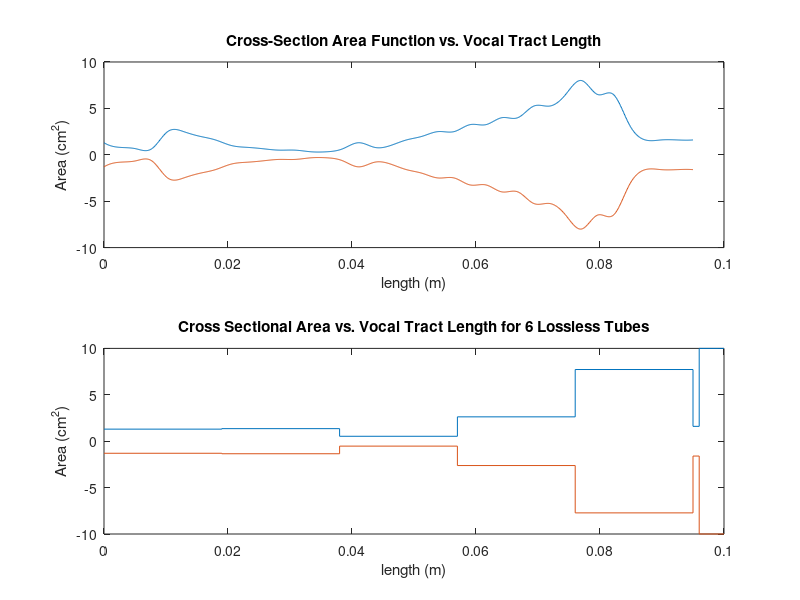
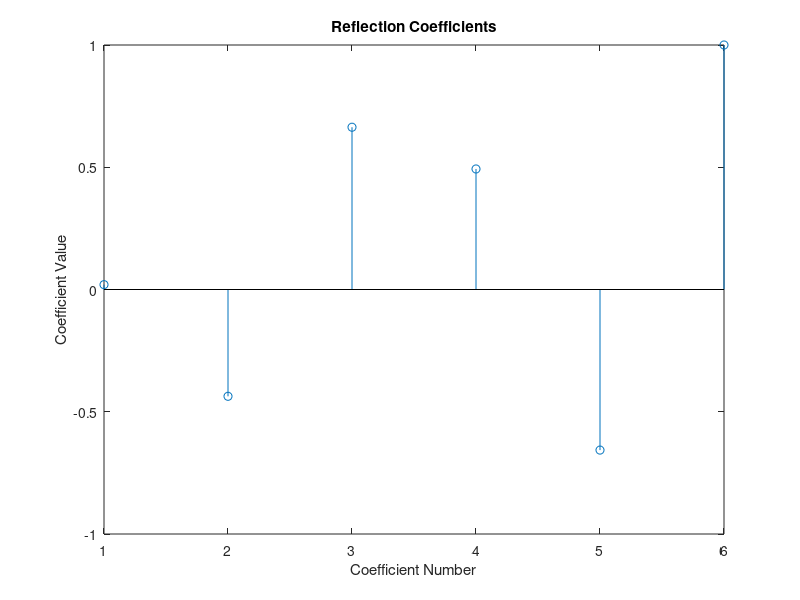

MATLAB code to generate these figures, in order: (Note: this script raises an error after producing the figures.)
%Rich Juszkiewicz
%EEN 540
%Computer Project 2 - Speech Production Using Concatenated Acoustic Tubes

clear;clc;close all;

%Part A

%Objective 1

fs=8000;
c=345;
Tau = 1/(2*fs);
% Vocal Tract lengths for vowels measured every 0.5 cm from glottis to lips')
A=[5 5 5 5 6.5 8 8 8 8 8 8 8 8 6.5 5 4 3.2 1.6 2.6 2.6 2 1.6 1.3 1 0.65 0.65 0.65 1 1.6 2.6 4 1 1.3 1.6 2.6];
E=[8 8 5 5 4 2.6 2 2.6 2.6 3.2 4 4 4 5 5 6.5 8 6.5 8 10.5 10.5 10.5 10.5 10.5 8 8 6.5 6.5 6.5 6.5 1.3 1.6 2 2.6];
I=[4 4 3.2 1.6 1.3 1 0.65 0.65 0.65 0.65 0.65 0.65 0.65 1.3 2.6 4 6.5 8 8 10.5 10.5 10.5 10.5 10.5 10.5 10.5 10.5 10.5 8 8 2 2 2.6 3.2];
O=[3.2 3.2 3.2 3.2 6.5 13 13 16 13 10.5 10.5 8 8 6.5 6.5 5 5 4 3.2 2 1.6 2.6 1.3 0.65 0.65 1 1 1.3 1.6 2 3.2 4 5 5 1.3 1.3 1.6 2.6];
U=[0.65 0.65 0.32 0.32 2 5 10.5 13 13 13 13 10.5 8 6.5 5 3.2 2.6 2 2 2 1.6 1.3 2 1.6 1 1 1 1.3 1.6 3.2 5 8 8 10.5 10.5 10.5 2 2 2.6 2.6];

%set vowel for analysis here
Vowel = fliplr(O);
%calculate l--the length of the vocal tract for male, female and child
%only child is used here.  
l = length(Vowel)*.005;
l_child = l*.5;

%N is the number of tubes needed
N = ceil(l_child/(c*Tau))+1;

%computation for area function spline 
%need short vector for first spline input
short_length_child_vector=[0:l_child/(length(Vowel)-1):l_child];
%need a long vector for desired number of splines
long_length = 0:.0001:l_child;
%calculate area function
area_function = spline(short_length_child_vector, Vowel, long_length);



%plot area function vs. length
figure(1);
subplot(211)
plot(long_length, area_function/2);
hold on
plot(long_length, -area_function/2);
title('Cross-Section Area Function vs. Vocal Tract Length');
xlabel('length (m)');
ylabel('Area (cm^2)');
hold off

%staircase plot using N (number of tubes)
%first need a vector of length N that goes from .005->length
N_length_vector = [0:(l_child/(N-1)):l_child];
%spline calculation for N length vector
N_length_area = spline(long_length, area_function, N_length_vector);

%add fictitious tube on end
fict_N_length_area = [N_length_area 20 20];
fict_N_length_vector = [N_length_vector .096 .1];

%plot staircase 'area function' 
subplot(212)
stairs(fict_N_length_vector, fict_N_length_area/2)
hold on
stairs(fict_N_length_vector, -fict_N_length_area/2)
title('Cross Sectional Area vs. Vocal Tract Length for 6 Lossless Tubes')
xlabel('length (m)');
ylabel('Area (cm^2)');

fig1 = figure(1);

%reflection coefficients
for i=1:(N-1)
    ref_coeff(i)=(N_length_area(i+1)-N_length_area(i))/(N_length_area(i+1)+N_length_area(i));
end
%add on the last coeff
ref_coeff=[ref_coeff 1];
figure(2), stem(ref_coeff)
title('Reflection Coefficients')
xlabel('Coefficient Number')
ylabel('Coefficient Value')

fig2 = figure(2);

%Objective 2 - V(z) Transfer Function
num = zeros(1, (floor(N/2)));
num = [num 1];
Dz = [1 ref_coeff(1)];
for k=2:length(ref_coeff)
    Dz=[Dz 0];
    Dz = Dz + ref_coeff(k)*fliplr(Dz);
end

%plot mag response of lossless TF
[H W] = freqz(num,Dz);
W = (W/pi)*fs/2;
figure(3), plot(W,db(abs(H)))

ref_coeff_lossy = ref_coeff;
ref_coeff_lossy(length(ref_coeff_lossy))=.71;

Dzlossy = [1 ref_coeff_lossy(1)];
for k=2:length(ref_coeff_lossy)
    Dzlossy=[Dzlossy 0];
    Dzlossy = Dzlossy + ref_coeff_lossy(k)*fliplr(Dzlossy);
end

%Objective 3 
RL = -.9;
lossyNum=[num RL];
[Hlossy Wlossy] = freqz(lossyNum,Dzlossy);
Wlossy = (Wlossy/pi)*fs/2;
hold on
plot(Wlossy,db(abs(Hlossy)),'-r')
hold off

xlabel('Frequency (Hz)');
ylabel('Magnitude (dB)');
title('Magnitude Response of V(z) and X(z)');
legend('V(z)-Lossless','X(z)-Lossy (alpha = .9)');

fig3 = figure(3);


pitchfreq = 250;
pitchfreqst = int2str(pitchfreq);
pitchperiod = 1/pitchfreq;
%needed to get the desired length of the glottal pulse for 250Hz
negUn = [(-round(fs/2))/pitchfreq:0];
Beta = .85;
gn = conv(Beta.^negUn, Beta.^negUn);
gn = fliplr(gn);
%normalize
gn = gn/max(gn);
%need to get the end of glottal pulse to zero but not change the slope of
%the line
gn = [gn gn(length(gn))/2 gn(length(gn))/4 gn(length(gn))/8 gn(length(gn))/16 gn(length(gn))/32 0];

%need to spline it to get it to be the proper length for the pitch frequency
spline_vector = [0:round(fs/pitchfreq)/(length(gn)-1):round(fs/pitchfreq)];
new_length_spline_vector = [1:round(fs/pitchfreq)];
gn = spline(spline_vector, gn, new_length_spline_vector);
 
longgn = [gn gn gn gn gn gn];
%generate   and normalize
glottal_noise = randn(1,length(longgn));
glottal_noise = glottal_noise/max(glottal_noise);
%add some noise to the glottal pulse
longgn = longgn+0.005*glottal_noise;

time_vector=1/fs*(1:length(longgn));
figure(4);
subplot(211)
plot(time_vector, longgn)
title(strcat('6 Pitch Periods of the Glottal Pulse, F0 = ', pitchfreqst, 'Hz'));
xlabel('Time (sec)');
ylabel('Amplitude');

%Magnitude Response of Glottal Pulse
bins = 1024;
fft_long_gn = fft(longgn,bins);
subplot(212)
freq_vector = [(1/(bins/2))*(fs/2):(1/(bins/2))*(fs/2):fs/2];
plot(freq_vector,db(abs(fft_long_gn(1:bins/2))))
title('Magnitude Response of Glottal Pulse')
xlabel('Frequency (Hz)')
ylabel('Magnitude Response (dB)')

fig4 = figure(4);


%generate 6 pitch periods of speech
short_speech = filter(lossyNum,Dzlossy,longgn);
figure(5);
subplot(211)
plot(time_vector, short_speech)
xlabel('Time (sec)');
ylabel('Amplitude');
title('Six Pitch Periods of Speech (Child "O")')

subplot(212)
fft_short_speech = fft(short_speech,bins);
plot(freq_vector,db(abs(fft_short_speech(1:bins/2))))
xlabel('Frequency (Hz)')
ylabel('Magnitude Response (dB)')
title('Magnitude Response of Six Pitch Periods of Speech')

fig5 = figure(5);

for i=1:7
    longgn = [longgn longgn];
end

long_speech = filter(lossyNum,Dzlossy,longgn);
audiowrite('PartA_longO1_speech.wav',long_speech(1:16000), 8000);

    